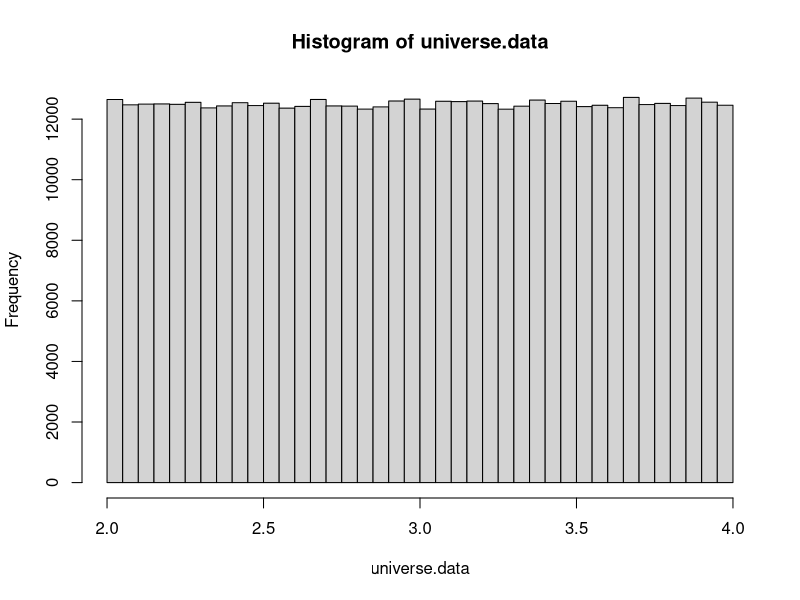
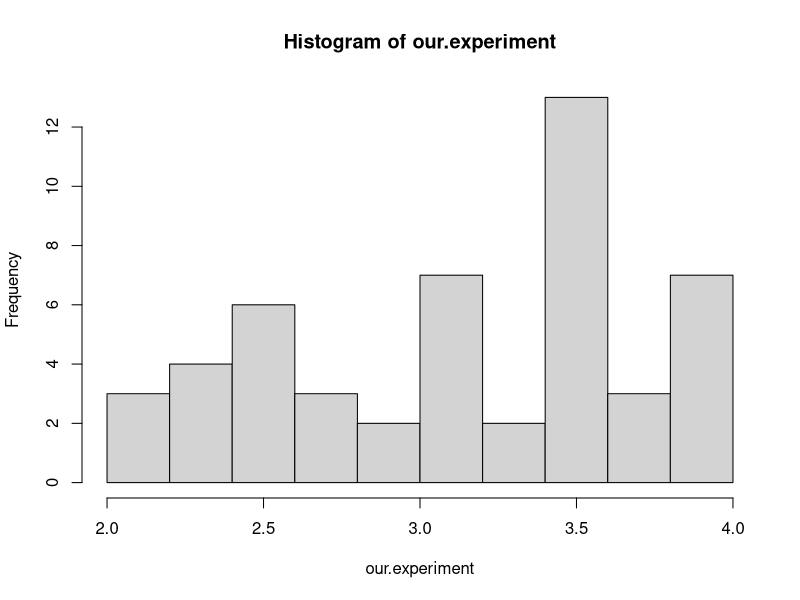
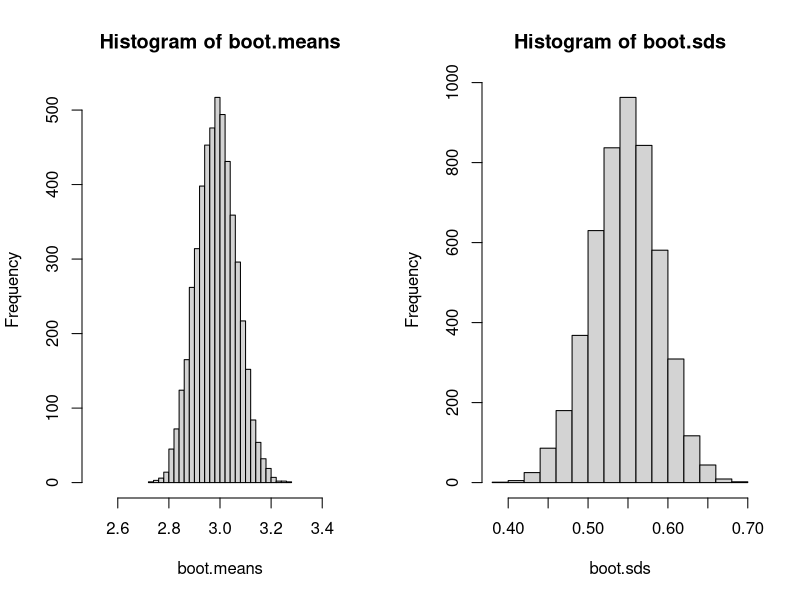

The R script that drew these images, in order: (Note: this script raises an error after producing the figures.)
## ---- chunk 1

## ---- chunk 2

## ---- chunk 3

## ---- chunk 4

## ---- chunk 5

## ---- chunk 6

## ---- chunk 7

## ---- chunk 8

## ---- chunk 9

## ---- chunk 10
library(withr)
universe.data <- with_seed(42, runif(500000, min = 2, max = 4))
hist(universe.data, breaks=35)
dnorm

our.experiment <- sample(universe.data, 50, replace = T)
hist(our.experiment, breaks = 12)
## ---- chunk 11
N <- 7
mu <- mean(universe.data)
lower.bound <- .90 * mu
upper.bound <- 1.10 * mu
mean(replicate(5000, (lower.bound < (exp.mean = mean(sample(universe.data, N, replace = T)))) & (exp.mean < upper.bound)))
## ---- chunk 12
N <- 7
mu <- mean(universe.data)
lower.bound <- .90 * mu
upper.bound <- 1.10 * mu
mean(replicate(5000, (lower.bound < (exp.mean = mean(sample(universe.data, N, replace = T)))) & (exp.mean < upper.bound)))
## ---- chunk 13
N <- 7
mu <- mean(universe.data)
lower.bound <- .90 * mu
upper.bound <- 1.10 * mu
mean(replicate(5000, (lower.bound < (exp.mean = mean(sample(universe.data, N, replace = T)))) & (exp.mean < upper.bound)))
## ---- chunk 14
our.experiment <- sample(universe.data, 50, replace = T)


## ---- chunk 15
c(mean(our.experiment), sd(our.experiment))
resamples <- replicate(5000, sample(our.experiment, length(our.experiment), replace = T))
boot.means <- apply(resamples, 2, mean)
boot.sds   <- apply(resamples, 2, sd)

par(mfrow=c(1, 2))
hist(boot.means, breaks = 21, xlim=c(2.5, 3.5))
hist(boot.sds, breaks = 21)

## ---- chunk 16
ci.mean <- quantile(boot.means, c(.025, .975))
ci.mean
((ci.mean[2] - ci.mean[1]) / 2) / 2
  
sd(our.experiment) / sqrt(length(our.experiment))
  
## ---- chunk 17
library(boot)

ci
## ---- chunk 18
cihalf <- sd(our.experiment) / sqrt(length(our.experiment)) * 2
c(mean(our.experiment) - cihalf, mean(our.experiment) + cihalf)
## ---- chunk 19

## ---- chunk 20

## ---- chunk 21

## ---- chunk 22

